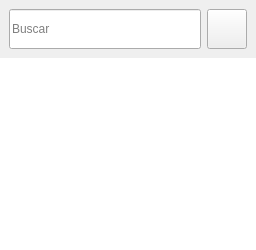
         <widget class="QFrame" name="frame_18">
          <property name="sizePolicy">
           <sizepolicy hsizetype="Expanding" vsizetype="Preferred">
            <horstretch>0</horstretch>
            <verstretch>0</verstretch>
           </sizepolicy>
          </property>
          <property name="maximumSize">
           <size>
            <width>300</width>
            <height>16777215</height>
           </size>
          </property>
          <property name="frameShape">
           <enum>QFrame::Shape::NoFrame</enum>
          </property>
          <property name="frameShadow">
           <enum>QFrame::Shadow::Raised</enum>
          </property>
          <layout class="QVBoxLayout" name="verticalLayout_11">
           <property name="spacing">
            <number>0</number>
           </property>
           <property name="leftMargin">
            <number>0</number>
           </property>
           <property name="topMargin">
            <number>0</number>
           </property>
           <property name="rightMargin">
            <number>0</number>
           </property>
           <property name="bottomMargin">
            <number>0</number>
           </property>
           <item>
            <widget class="QFrame" name="frame_19">
             <property name="maximumSize">
              <size>
               <width>16777215</width>
               <height>90</height>
              </size>
             </property>
             <property name="frameShape">
              <enum>QFrame::Shape::NoFrame</enum>
             </property>
             <property name="frameShadow">
              <enum>QFrame::Shadow::Raised</enum>
             </property>
             <layout class="QHBoxLayout" name="horizontalLayout_10">
              <item>
               <widget class="QLineEdit" name="line_search">
                <property name="minimumSize">
                 <size>
                  <width>190</width>
                  <height>0</height>
                 </size>
                </property>
                <property name="maximumSize">
                 <size>
                  <width>16777215</width>
                  <height>40</height>
                 </size>
                </property>
                <property name="alignment">
                 <set>Qt::AlignmentFlag::AlignLeading|Qt::AlignmentFlag::AlignLeft|Qt::AlignmentFlag::AlignVCenter</set>
                </property>
                <property name="placeholderText">
                 <string>Buscar</string>
                </property>
               </widget>
              </item>
              <item>
               <widget class="QPushButton" name="btn_search">
                <property name="minimumSize">
                 <size>
                  <width>40</width>
                  <height>40</height>
                 </size>
                </property>
                <property name="maximumSize">
                 <size>
                  <width>40</width>
                  <height>40</height>
                 </size>
                </property>
                <property name="text">
                 <string/>
                </property>
               </widget>
              </item>
             </layout>
            </widget>
           </item>
           <item>
            <widget class="QListView" name="listView">
             <property name="sizePolicy">
              <sizepolicy hsizetype="Expanding" vsizetype="Preferred">
               <horstretch>0</horstretch>
               <verstretch>0</verstretch>
              </sizepolicy>
             </property>
             <property name="frameShape">
              <enum>QFrame::Shape::NoFrame</enum>
             </property>
            </widget>
           </item>
          </layout>
         </widget>
